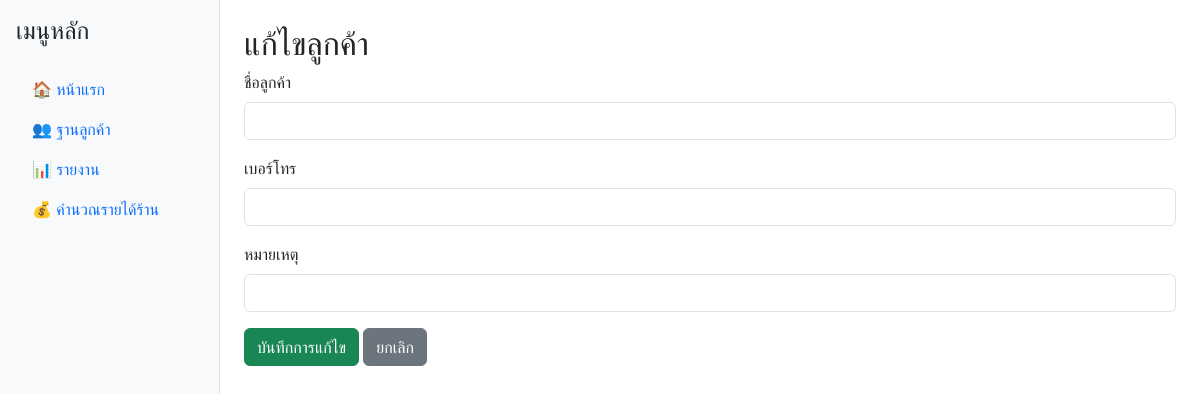
/edit_customer/1, run on an earlier commit of the app's database.
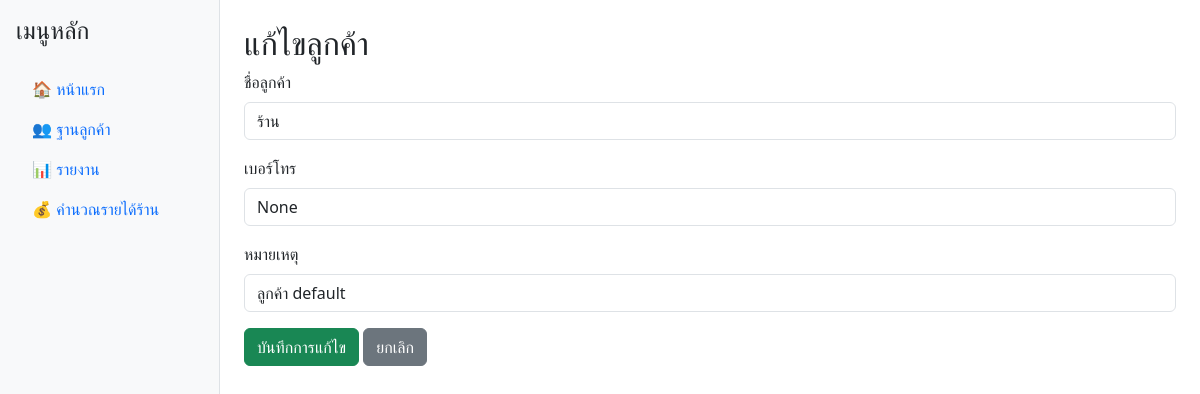
And on a later commit of the database.
### tables this page shows
CREATE TABLE customers (
    id INTEGER PRIMARY KEY AUTOINCREMENT,
    name TEXT NOT NULL,
    phone TEXT,
    note TEXT
);

### app.py (the view, shortened to what this page needs)
@app.route('/edit_customer/<int:id>', methods=['GET', 'POST'])
def edit_customer(id):
    conn = get_db_connection()
    customer = conn.execute("SELECT * FROM customers WHERE id=?", (id,)).fetchone()
    conn.close()
    return render_template('edit_customer.html', customer=customer)

### app.py (called while the page is built)
def get_db_connection():
    conn = sqlite3.connect('database.db')
    conn.row_factory = sqlite3.Row
    return conn

### templates/edit_customer.html
{% extends "base.html" %}
{% block content %}
<h2>แก้ไขลูกค้า</h2>
<form method="POST">
  <div class="mb-3">
    <label class="form-label">ชื่อลูกค้า</label>
    <input type="text" name="name" class="form-control" value="{{ customer.name }}" required>
  </div>
  <div class="mb-3">
    <label class="form-label">เบอร์โทร</label>
    <input type="text" name="phone" class="form-control" value="{{ customer.phone }}">
  </div>
  <div class="mb-3">
    <label class="form-label">หมายเหตุ</label>
    <input type="text" name="note" class="form-control" value="{{ customer.note }}">
  </div>
  <button type="submit" class="btn btn-success">บันทึกการแก้ไข</button>
  <a href="/customers" class="btn btn-secondary">ยกเลิก</a>
</form>
{% endblock %}

What changed in the data, as far as the page shows it:
added customers: name "ร้าน", note "ลูกค้า default"
Also different on the page:
form field phone: (not shown) → "None"
